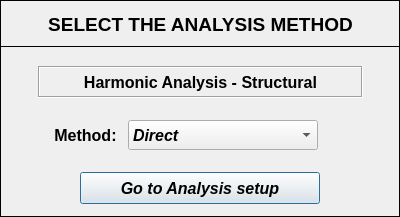
<?xml version="1.0" encoding="UTF-8"?>
<ui version="4.0">
 <class>Dialog</class>
 <widget class="QDialog" name="Dialog">
  <property name="windowModality">
   <enum>Qt::NonModal</enum>
  </property>
  <property name="geometry">
   <rect>
    <x>0</x>
    <y>0</y>
    <width>400</width>
    <height>217</height>
   </rect>
  </property>
  <property name="sizePolicy">
   <sizepolicy hsizetype="Fixed" vsizetype="Fixed">
    <horstretch>0</horstretch>
    <verstretch>0</verstretch>
   </sizepolicy>
  </property>
  <property name="minimumSize">
   <size>
    <width>400</width>
    <height>217</height>
   </size>
  </property>
  <property name="maximumSize">
   <size>
    <width>400</width>
    <height>217</height>
   </size>
  </property>
  <property name="contextMenuPolicy">
   <enum>Qt::DefaultContextMenu</enum>
  </property>
  <property name="windowTitle">
   <string>Harmonic analysis: method selection</string>
  </property>
  <property name="windowIcon">
   <iconset>
    <normaloff>../../../../../../Downloads/load - Copia.png</normaloff>../../../../../../Downloads/load - Copia.png</iconset>
  </property>
  <property name="whatsThis">
   <string/>
  </property>
  <widget class="QFrame" name="frame">
   <property name="geometry">
    <rect>
     <x>0</x>
     <y>0</y>
     <width>400</width>
     <height>47</height>
    </rect>
   </property>
   <property name="font">
    <font>
     <family>Arial</family>
     <pointsize>12</pointsize>
     <weight>75</weight>
     <bold>true</bold>
    </font>
   </property>
   <property name="frameShape">
    <enum>QFrame::Box</enum>
   </property>
   <property name="frameShadow">
    <enum>QFrame::Plain</enum>
   </property>
   <property name="lineWidth">
    <number>1</number>
   </property>
   <widget class="QLabel" name="label">
    <property name="geometry">
     <rect>
      <x>34</x>
      <y>8</y>
      <width>333</width>
      <height>32</height>
     </rect>
    </property>
    <property name="font">
     <font>
      <family>Arial</family>
      <pointsize>14</pointsize>
      <weight>75</weight>
      <italic>false</italic>
      <bold>true</bold>
     </font>
    </property>
    <property name="text">
     <string>SELECT THE ANALYSIS METHOD</string>
    </property>
    <property name="textFormat">
     <enum>Qt::AutoText</enum>
    </property>
    <property name="alignment">
     <set>Qt::AlignCenter</set>
    </property>
   </widget>
  </widget>
  <widget class="QFrame" name="frame_2">
   <property name="geometry">
    <rect>
     <x>0</x>
     <y>46</y>
     <width>400</width>
     <height>171</height>
    </rect>
   </property>
   <property name="font">
    <font>
     <family>Arial</family>
     <pointsize>12</pointsize>
     <weight>75</weight>
     <bold>true</bold>
    </font>
   </property>
   <property name="frameShape">
    <enum>QFrame::Box</enum>
   </property>
   <property name="frameShadow">
    <enum>QFrame::Plain</enum>
   </property>
   <widget class="QComboBox" name="comboBox">
    <property name="geometry">
     <rect>
      <x>128</x>
      <y>74</y>
      <width>190</width>
      <height>30</height>
     </rect>
    </property>
    <property name="minimumSize">
     <size>
      <width>190</width>
      <height>30</height>
     </size>
    </property>
    <property name="maximumSize">
     <size>
      <width>190</width>
      <height>30</height>
     </size>
    </property>
    <property name="font">
     <font>
      <family>Arial</family>
      <pointsize>12</pointsize>
      <weight>75</weight>
      <italic>true</italic>
      <bold>true</bold>
     </font>
    </property>
    <property name="inputMethodHints">
     <set>Qt::ImhNoAutoUppercase</set>
    </property>
    <property name="insertPolicy">
     <enum>QComboBox::NoInsert</enum>
    </property>
    <item>
     <property name="text">
      <string>Direct</string>
     </property>
    </item>
    <item>
     <property name="text">
      <string>Mode Superposition</string>
     </property>
    </item>
   </widget>
   <widget class="QPushButton" name="pushButton_2">
    <property name="geometry">
     <rect>
      <x>80</x>
      <y>126</y>
      <width>240</width>
      <height>32</height>
     </rect>
    </property>
    <property name="minimumSize">
     <size>
      <width>240</width>
      <height>32</height>
     </size>
    </property>
    <property name="maximumSize">
     <size>
      <width>240</width>
      <height>32</height>
     </size>
    </property>
    <property name="font">
     <font>
      <family>Arial</family>
      <pointsize>12</pointsize>
      <weight>75</weight>
      <italic>true</italic>
      <bold>true</bold>
     </font>
    </property>
    <property name="text">
     <string>Go to Analysis setup</string>
    </property>
   </widget>
   <widget class="QLabel" name="label_2">
    <property name="geometry">
     <rect>
      <x>44</x>
      <y>76</y>
      <width>83</width>
      <height>26</height>
     </rect>
    </property>
    <property name="font">
     <font>
      <family>Arial</family>
      <pointsize>12</pointsize>
      <weight>75</weight>
      <bold>true</bold>
     </font>
    </property>
    <property name="text">
     <string>Method:</string>
    </property>
    <property name="alignment">
     <set>Qt::AlignCenter</set>
    </property>
   </widget>
   <widget class="QLabel" name="label_3">
    <property name="geometry">
     <rect>
      <x>38</x>
      <y>20</y>
      <width>325</width>
      <height>32</height>
     </rect>
    </property>
    <property name="font">
     <font>
      <family>Arial</family>
      <pointsize>12</pointsize>
      <weight>75</weight>
      <italic>false</italic>
      <bold>true</bold>
     </font>
    </property>
    <property name="frameShape">
     <enum>QFrame::Box</enum>
    </property>
    <property name="frameShadow">
     <enum>QFrame::Sunken</enum>
    </property>
    <property name="text">
     <string>Harmonic Analysis - Structural</string>
    </property>
    <property name="textFormat">
     <enum>Qt::AutoText</enum>
    </property>
    <property name="alignment">
     <set>Qt::AlignCenter</set>
    </property>
   </widget>
  </widget>
 </widget>
 <resources/>
 <connections/>
</ui>
